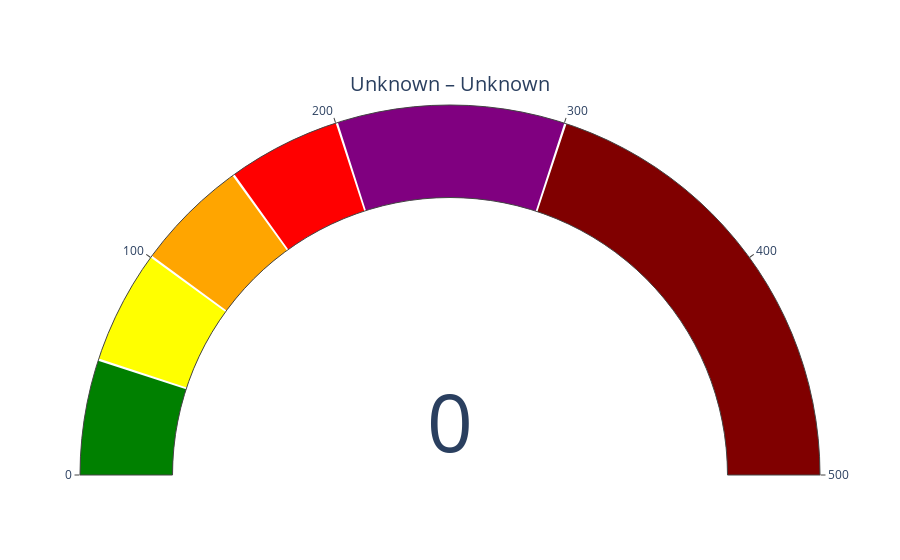

Source (notebook cell):
### Code cell
from pathlib import Path
import pandas as pd
import plotly.graph_objects as go

# ----------------------------
# BASE & RESULTS DIRECTORIES
# ----------------------------
BASE_DIR = Path.cwd().parent
RESULTS_DIR = BASE_DIR / "results"
FORECASTS_DIR = RESULTS_DIR / "forecasts"

# ----------------------------
# HELPER FUNCTION TO LOAD CSV
# ----------------------------
def safe_read_csv(path):
    try:
        df = pd.read_csv(path, engine='python')
        return df
    except FileNotFoundError:
        print(f"⚠️ File not found: {path}")
        return None

# ----------------------------
# LOAD ALL FORECAST CSVs INTO A DICTIONARY
# ----------------------------
forecast_files = list(FORECASTS_DIR.glob("*.csv"))
forecast_dfs = {}
for file in forecast_files:
    df = safe_read_csv(file)
    if df is not None:
        forecast_dfs[file.stem] = df  # key = filename without extension

print(f"✅ Forecast files loaded: {list(forecast_dfs.keys())}")

# ----------------------------
# GAUGE PLOT FOR A CITY/POLLUTANT
# ----------------------------
forecast_key = "forecast_Ahmedabad_PM2.5"  # change to the desired forecast file

forecast_data = forecast_dfs.get(forecast_key, None)

if forecast_data is not None and not forecast_data.empty:
    latest = forecast_data.iloc[0]  # take the first row
    
    city = latest.get("City", "Unknown")
    aqi_val = latest.get("AQI", 0)
    category = latest.get("Category", "Unknown")

    fig = go.Figure(go.Indicator(
        mode="gauge+number",
        value=aqi_val,
        title={"text": f"{city} – {category}"},
        gauge={
            "axis": {"range": [0, 500]},
            "bar": {"color": "orange"},
            "steps": [
                {"range": [0, 50], "color": "green"},
                {"range": [51, 100], "color": "yellow"},
                {"range": [101, 150], "color": "orange"},
                {"range": [151, 200], "color": "red"},
                {"range": [201, 300], "color": "purple"},
                {"range": [301, 500], "color": "maroon"}
            ]
        }
    ))

    fig.show()
else:
    print("⚠️ No forecast data available for", forecast_key)

### Figure 1 — Plotly figure (JSON) as saved in the notebook; plotly's stock layout.template omitted (floating-point values rounded to 4 significant figures)
{"data": [{"gauge": {"axis": {"range": [0, 500]}, "bar": {"color": "orange"}, "steps": [{"color": "green", "range": [0, 50]}, {"color": "yellow", "range": [51, 100]}, {"color": "orange", "range": [101, 150]}, {"color": "red", "range": [151, 200]}, {"color": "purple", "range": [201, 300]}, {"color": "maroon", "range": [301, 500]}]}, "mode": "gauge+number", "title": {"text": "Unknown – Unknown"}, "type": "indicator", "value": 0}], "layout": {}}
